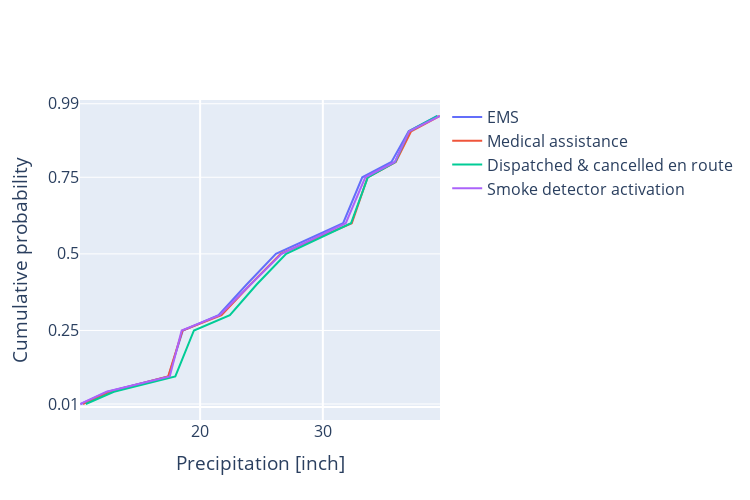

Write notebook code for a chart like this one.
### Code cell
fig = go.Figure()
#PRCP
fig.add_trace(go.Scatter(x=EMS_M, y=Q,
                    mode='lines',
                    name='EMS'))

fig.add_trace(go.Scatter(x=Medical_M, y=Q,
                    mode='lines',
                    name='Medical assistance'))

fig.add_trace(go.Scatter(x=Dispatched_M, y=Q,
                    mode='lines',
                    name='Dispatched & cancelled en route'))

fig.add_trace(go.Scatter(x=Smoke_M, y=Q,
                    mode='lines',
                    name='Smoke detector activation'))

fig.update_layout(font=dict(size=16),yaxis=dict(
                         title='Cumulative probability',
                         gridcolor='white',
                         gridwidth=1,tickvals = [0.01,0.25,0.5,0.75,0.99]
                         ),
                         xaxis=dict(
                            title='Precipitation [inch]',
                            gridcolor='white',
                            gridwidth=2,
                        ),showlegend=True,width = 1500/2, height = 1000/2)

### Figure 1 — Plotly figure (JSON) as saved in the notebook; plotly's stock layout.template omitted (floating-point values rounded to 4 significant figures)
{"data": [{"mode": "lines", "name": "EMS", "type": "scatter", "x": [10.28, 12.48, 17.42, 18.59, 21.5, 23.79, 26.18, 31.65, 33.21, 35.59, 36.99, 39.33], "y": [0.01, 0.05, 0.1, 0.25, 0.3, 0.4, 0.5, 0.6, 0.75, 0.8, 0.9, 0.95, 0.99]}, {"mode": "lines", "name": "Medical assistance", "type": "scatter", "x": [10.45, 12.62, 17.39, 18.56, 21.74, 24.1, 26.56, 32.36, 33.65, 35.94, 37.2, 39.52], "y": [0.01, 0.05, 0.1, 0.25, 0.3, 0.4, 0.5, 0.6, 0.75, 0.8, 0.9, 0.95, 0.99]}, {"mode": "lines", "name": "Dispatched & cancelled en route", "type": "scatter", "x": [10.68, 12.97, 17.98, 19.5, 22.42, 24.61, 27.01, 32.3, 33.67, 35.9, 37.02, 39.36], "y": [0.01, 0.05, 0.1, 0.25, 0.3, 0.4, 0.5, 0.6, 0.75, 0.8, 0.9, 0.95, 0.99]}, {"mode": "lines", "name": "Smoke detector activation", "type": "scatter", "x": [10.21, 12.37, 17.53, 18.5, 21.59, 24.11, 26.64, 31.87, 33.46, 35.87, 37.03, 39.55], "y": [0.01, 0.05, 0.1, 0.25, 0.3, 0.4, 0.5, 0.6, 0.75, 0.8, 0.9, 0.95, 0.99]}], "layout": {"font": {"size": 16}, "height": 500, "showlegend": true, "width": 750, "xaxis": {"gridcolor": "white", "gridwidth": 2, "title": {"text": "Precipitation [inch]"}}, "yaxis": {"gridcolor": "white", "gridwidth": 1, "tickvals": [0.01, 0.25, 0.5, 0.75, 0.99], "title": {"text": "Cumulative probability"}}}}
